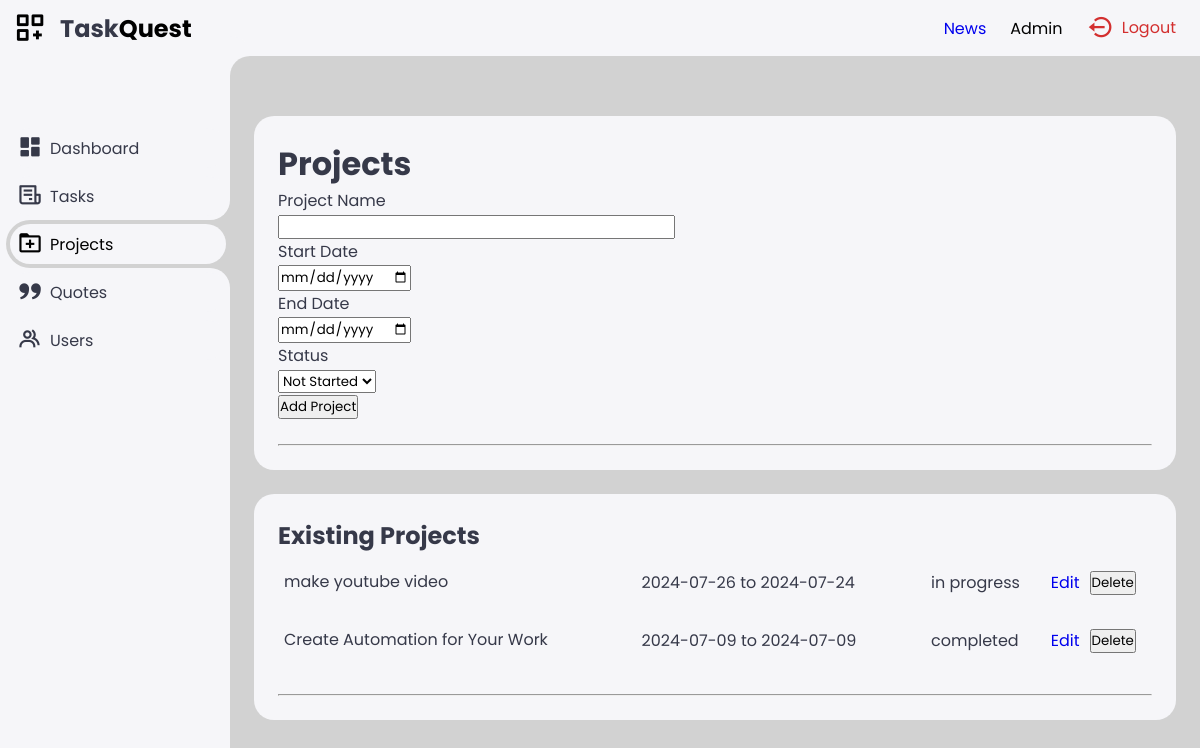
Before: /projects (signed in) with the older database file.
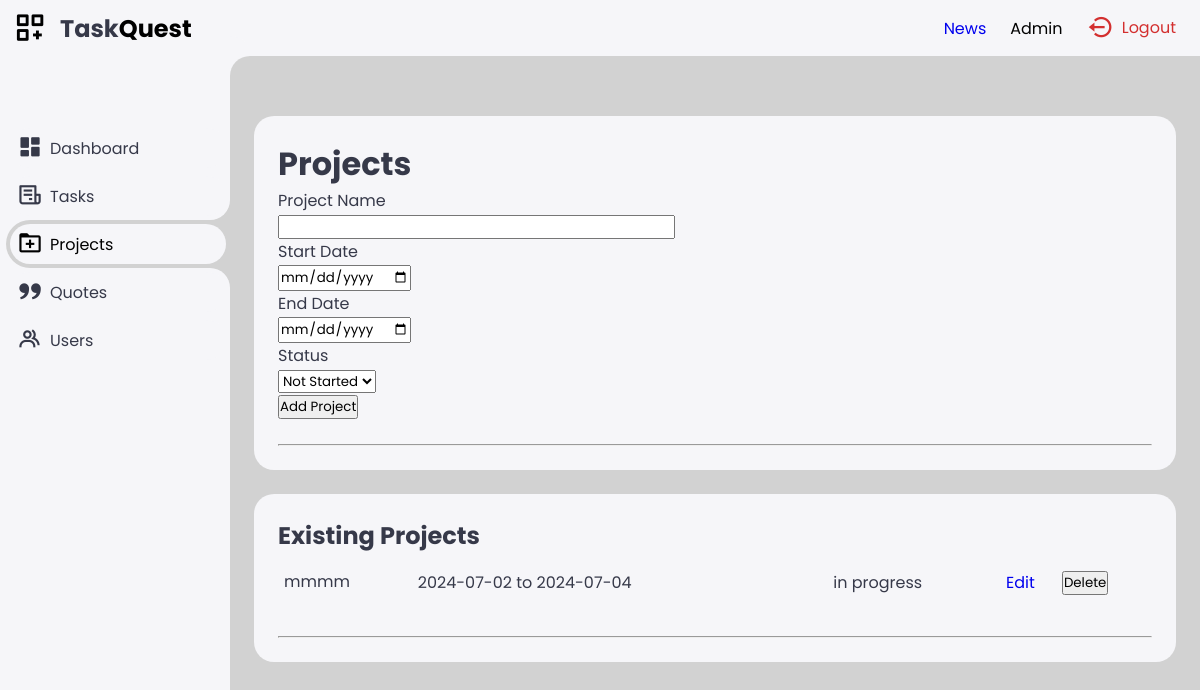
After: the same page with the newer database file.
### app.py (models this page shows)
class User(db.Model, UserMixin):
    id = db.Column(db.Integer, primary_key=True)
    username = db.Column(db.String(20), nullable=False, unique=True)
    password = db.Column(db.String(80), nullable=False)
    role = db.Column(db.String(20), nullable=False, default='user')

class Project(db.Model):
    id = db.Column(db.Integer, primary_key=True)
    name = db.Column(db.String(100), nullable=False)
    start_date = db.Column(db.Date, nullable=False)
    end_date = db.Column(db.Date, nullable=False)
    status = db.Column(db.String(20), nullable=False)

### app.py (the view, shortened to what this page needs)
@app.route('/projects', methods=['GET', 'POST'])
@login_required
def projects():
    form = ProjectForm()
    projects = Project.query.all()
    return render_template('Projects.html', form=form, projects=projects, pagetitle="Projects | TaskQuest")

### app.py
class ProjectForm(FlaskForm):
    id = StringField('Project ID')
    name = StringField('Project Name', validators=[InputRequired()])
    start_date = DateField('Start Date', format='%Y-%m-%d', validators=[InputRequired()])
    end_date = DateField('End Date', format='%Y-%m-%d', validators=[InputRequired()])
    status = SelectField('Status', choices=[('not started', 'Not Started'), ('in progress', 'In Progress'), ('completed', 'Completed')], validators=[InputRequired()])
    submit = SubmitField('Add Project')
    update = SubmitField('Update Project')

### app.py (called while the page is built)
@login_manager.user_loader
def load_user(user_id):
    return User.query.get(int(user_id))

### templates/Projects.html (shortened to what this page needs)
{% extends 'base.html' %}
{% block body %}
<div class="bottom-data">
    <div class="orders">
<h1>Projects</h1>
<form method="POST">
    <p>
        {{ form.name.label }}<br>
        {{ form.name(size=32) }}
    </p>
    <p>
        {{ form.start_date.label }}<br>
        {{ form.start_date() }}
    </p>
    <p>
        {{ form.end_date.label }}<br>
        {{ form.end_date() }}
    </p>
    <p>
        {{ form.status.label }}<br>
        {{ form.status() }}
    </p>
    <p>{{ form.submit() }}</p>
    </form>
   <br>
       <hr>
    </div>
</div>
<div class="bottom-data">
    <div class="orders">
        <h2>Existing Projects</h2>
        <table>
            <tbody>
                {% for project in projects %}
                <tr>
                    <td>{{ project.name }}</td>
                    <td>{{ project.start_date }} to {{ project.end_date }}</td>
                    <td>{{ project.status }}</td>
                    <td><a href="{{ url_for('update_project', project_id=project.id) }}">Edit</a></td>
                    <td>
                        <form method="POST" action="{{ url_for('delete_project', project_id=project.id) }}" style="display:inline;">
                            <input type="submit" value="Delete">
                        </form>
                    </td>
                </tr>
                {% endfor %}
            </tbody>
        </table>
        <br>
        <hr>
    </div>
</div>
{% endblock %}

### templates/base.html (shortened to what this page needs)
<!DOCTYPE html>
<html lang="en">
<head>
    <link href='https://unpkg.com/boxicons@2.1.4/css/boxicons.min.css' rel='stylesheet'>
    <link rel="stylesheet" href="{{ url_for('static', filename='base.css') }}">
</head>
<body>
    <div class="sidebar">
        <a href="#" class="logo">
            <i class='bx bx-customize'></i>
            <div class="logo-name"><span>Task</span>Quest</div>
        </a>
        <ul class="side-menu">
            <li><a href="{{url_for('dashboard')}}"><i class='bx bxs-dashboard'></i>Dashboard</a></li>
            <li><a href="{{url_for('tasks')}}"><i class='bx bx-receipt'></i>Tasks</a></li>
            <li><a href="{{url_for('projects')}}"><i class='bx bx-folder-plus'></i>Projects</a></li>
            <li><a href="{{url_for('quote')}}"><i class='bx bxs-quote-alt-right'></i>Quotes</a></li>
            {% if current_user.is_authenticated and current_user.role == 'admin' %}
            <li><a href="{{ url_for('users') }}"><i class='bx bx-group'></i>Users</a></li>
        {% endif %}
    </div>
    <div class="content">
        <nav class="nav">
            <a href="{{ url_for('news') }}">News</a>
            {% if current_user.is_authenticated %}
            <ul class="nav">
                <li class="nav-item role-info"> {{ current_user.role.capitalize() }}</li>
            </ul>
        {% endif %}
            <ul class="nav">
                <li class="nav-item">
                    <a href="{{url_for('logout')}}" class="logout">
                        <i class='bx bx-log-out-circle'></i>
                        Logout
                    </a>
                </li>
            </ul>
        </nav>
        <main>
          {% block body %}
          {% endblock %}
        </main>
    </div>
</body>
</html>

### static/base.css (style rules this page uses)
:root { --light: #f6f6f9; --primary: #000000; --light-primary: #CFE8FF; --grey: #eee; --dark-grey: #d2d2d2; --dark: #363949; --danger: #D32F2F; --light-danger: #FECDD3; --warning: #FBC02D; --light-warning: #FFF2C6; --success: #000000; --light-success: #BBF7D0; }
* { margin: 0; padding: 0; box-sizing: border-box; font-family: 'Poppins', sans-serif; }
.bx { font-size: 1.7rem; }
a { text-decoration: none; }
li { list-style: none; }
html { overflow-x: hidden; }
body { background: var(--dark-grey); overflow-x: hidden; }
.sidebar { position: fixed; top: 0; left: 0; background: var(--light); width: 230px; height: 100%; z-index: 2000; overflow-x: hidden; scrollbar-width: none; transition: all 0.3s ease; }
.sidebar .logo { font-size: 24px; font-weight: 700; height: 56px; display: flex; align-items: center; color: var(--primary); z-index: 500; padding-bottom: 20px; box-sizing: content-box; }
.sidebar .logo .logo-name span { color: var(--dark); }
.sidebar .logo .bx { min-width: 60px; display: flex; justify-content: center; font-size: 2.2rem; }
.sidebar .side-menu { width: 100%; margin-top: 48px; }
.sidebar .side-menu li { height: 48px; background: transparent; margin-left: 6px; border-radius: 48px 0 0 48px; padding: 4px; }
.sidebar .side-menu li.active { background: var(--dark-grey); position: relative; }
.sidebar .side-menu li.active::before { content: ""; position: absolute; width: 40px; height: 40px; border-radius: 50%; top: -40px; right: 0; box-shadow: 20px 20px 0 var(--dark-grey); z-index: -1; }
.sidebar .side-menu li.active::after { content: ""; position: absolute; width: 40px; height: 40px; border-radius: 50%; bottom: -40px; right: 0; box-shadow: 20px -20px 0 var(--dark-grey); z-index: -1; }
.sidebar .side-menu li a { width: 100%; height: 100%; background: var(--light); display: flex; align-items: center; border-radius: 48px; font-size: 16px; color: var(--dark); white-space: nowrap; overflow-x: hidden; transition: all 0.3s ease; }
.sidebar .side-menu li.active a { color: var(--success); }
.sidebar .side-menu li a .bx { min-width: calc(60px - ((4px + 6px) * 2)); display: flex; font-size: 1.6rem; justify-content: center; }
.content { position: relative; width: calc(100% - 230px); left: 230px; transition: all 0.3s ease; }
.content nav { height: 56px; background: var(--light); padding: 0 24px 0 0; display: flex; align-items: center; grid-gap: 24px; position: sticky; top: 0; left: 0; z-index: 1000; }
.content nav::before { content: ""; position: absolute; width: 40px; height: 40px; bottom: -40px; left: 0; border-radius: 50%; box-shadow: -20px -20px 0 var(--light); }
.content nav a { color: var(); }
.content main { width: 100%; padding: 36px 24px; max-height: calc(100vh - 56px); }
.content main .bottom-data { display: flex; flex-wrap: wrap; grid-gap: 24px; margin-top: 24px; width: 100%; color: var(--dark); }
.content main .bottom-data>div { border-radius: 20px; background: var(--light); padding: 24px; overflow-x: auto; }
.content main .bottom-data .orders { flex-grow: 1; flex-basis: 500px; }
.content main .bottom-data .orders table { width: 100%; border-collapse: collapse; }
.content main .bottom-data .orders table td { padding: 16px 0; }
.content main .bottom-data .orders table tr td:first-child { display: flex; align-items: center; grid-gap: 12px; padding-left: 6px; }
.content main .bottom-data .orders table tbody tr { cursor: pointer; transition: all 0.3s ease; }
.content nav { display: flex; justify-content: flex-end; align-items: center; height: 56px; background: var(--light); padding: 0 24px; position: sticky; top: 0; left: 0; z-index: 1000; }
.content nav .logout { display: flex; align-items: center; color: var(--dark); font-size: 16px; text-decoration: none; color: var(--danger); }
.content nav .logout i { margin-right: 8px; color: var(--danger); }

Changed rows visible on the page:
removed Project: name "make youtube video", start_date "2024-07-26", end_date "2024-07-24", status "in progress"
removed Project: name "Create Automation for Your Work", start_date "2024-07-09", end_date "2024-07-09", status "completed"
added Project: name "mmmm", start_date "2024-07-02", end_date "2024-07-04", status "in progress"
